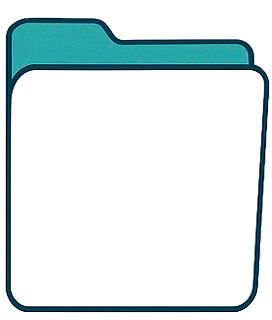
#> input picture src/UI/resource/class_frame.png, 272 x 320 px, given in place of ., which was not available
$ python -i image_utils.py   (imports and definitions only)
#> lines starting #> are read from the running program, lines starting #| are printed output that depends on the picture; pictures that were not available may be replaced by others from this repository, and a replacement may not be noted
### src/backend/config.py
# backend/config.py
import json
import logging
import os
import sys
from pathlib import Path

_IS_BUNDLED = getattr(sys, "frozen", False) and hasattr(sys, "_MEIPASS")

if _IS_BUNDLED:
    _RUNTIME_PROJECT_ROOT = Path(sys._MEIPASS)
else:
    _RUNTIME_PROJECT_ROOT = Path(__file__).resolve().parents[2]

SRC_ROOT = (
    _RUNTIME_PROJECT_ROOT / "src" if not _IS_BUNDLED else _RUNTIME_PROJECT_ROOT / "src"
)


def resource_path(relative_path_from_project_root: str) -> str:
    if _IS_BUNDLED:
        return str(_RUNTIME_PROJECT_ROOT / relative_path_from_project_root)
    else:
        return str(_RUNTIME_PROJECT_ROOT / relative_path_from_project_root)


logging.basicConfig(
    level=logging.INFO, format="%(asctime)s - %(levelname)s - %(message)s"
)

# UI Configs
WINDOW_WIDTH = 1250
WINDOW_HEIGHT = 900
LIGHT_THEME_QSS_PATH = Path(
    resource_path(os.path.join("src", "UI", "resource", "light", "demo.qss"))
)
DARK_THEME_QSS_PATH = Path(
    resource_path(os.path.join("src", "UI", "resource", "dark", "demo.qss"))
)
FOLDER_CLOSE_ICON_PATH = ":/qfluentwidgets/images/folder_list_dialog/Close_{c}.png"
FOLDER_ADD_ICON_PATH = ":/qfluentwidgets/images/folder_list_dialog/Add_{c}.png"
APP_ICON_PATH = Path(resource_path(os.path.join("src", "UI", "resource", "icon.png")))
CLASS_FRAME_PATH = Path(
    resource_path(os.path.join("src", "UI", "resource", "class_frame.png"))
)


# Card Dimensions (These remain unchanged)
GALLERY_CARD_WIDTH = 128
GALLERY_CARD_HEIGHT = 136
GALLERY_CARD_IMAGE_HEIGHT = 78

CLASS_CARD_WIDTH = 128
CLASS_CARD_HEIGHT = 136

CLUSTERS_CARD_WIDTH = 180
CLUSTERS_CARD_HEIGHT = 198
CLUSTERS_CARD_IMAGE_HEIGHT = 145

ANALYSIS_CARD_WIDTH = 440
ANALYSIS_CARD_HEIGHT = 340
ANALYSIS_CARD_IMAGE_HEIGHT = 302

# Analysis View Configs (These remain unchanged)
DEFAULT_HISTOGRAM_BIN_COUNT = 10
HISTOGRAM_BIN_COUNT_RANGE = (5, 5000)

# Chart Fonts (These remain unchanged)
CHART_TITLE_FONT = dict(family="Arial", size=20, weight="bold")
CHART_AXIS_TITLE_FONT = dict(family="Arial", size=18, weight="bold")
CHART_DEFAULT_FONT = dict(family="Arial", size=14)

# Backend Configs
# Default Models
DEFAULT_MODELS_DICT = {
    "DINOv2": {
        "path": resource_path(
            os.path.join("src", "backend", "resources", "dinov2_weights.pth")
        ),
        "dimension": 384,
        "type": "pytorch",
        "architecture": "dinov2_vits14",
    },
    "MobileNetV3": {
        "path": resource_path(
            os.path.join("src", "backend", "resources", "mobilenetv3_small.pt")
        ),
        "dimension": 576,
        "type": "pytorch",
        "architecture": "mobilenetv3s",
    },
    # Add other ONNX default models here if they are bundled, e.g.:
    # "MobileNetV2_Segmentation_ONNX": {
    #     "path": resource_path(os.path.join("src", "backend", "resources", "mobilenetv2_segmentation.onnx")),
    #     "dimension": 0, # Or appropriate output if it's a feature extractor
    #     "type": "onnx",
    #     "architecture": "mobilenetv2_seg" # Example
    # },
}

CLUSTERING_N_ITER = 300
CLUSTERING_N_REDO = 10
CLUSTERING_DEFAULT_N_CLUSTERS = 10
# [7 lines of commented-out code are left out]
IMAGES_PER_PREVIEW = 25
COLLAGE_RES_SCALE = 0.3
SAMPLE_RES_SCALE = 0.5

DEFAULT_SETTINGS = {
    "theme": "light",
    "selected_model": "DINOv2",  # Renamed from 'model'
    "provider": "CPUExecutionProvider",
    "thumbnail_quality": 75,
    "images_per_collage": IMAGES_PER_PREVIEW,
    "collage_res_scale": COLLAGE_RES_SCALE,
    "custom_models": [],  # New field for custom models
}

if _IS_BUNDLED:
    _USER_DATA_ROOT = Path(sys.executable).parent
    SETTINGS_FILE = _USER_DATA_ROOT / "settings.json"
    SESSIONS_INDEX_FILE = _USER_DATA_ROOT / "sessions_index.json"
else:
    # Development paths
    SETTINGS_FILE = _RUNTIME_PROJECT_ROOT.parent / "settings.json"
    SESSIONS_INDEX_FILE = _RUNTIME_PROJECT_ROOT.parent / "sessions_index.json"


# [72 lines left out: functions load_settings, save_settings, get_available_models, not called in this run]

### src/backend/utils/image_utils.py
import logging
import math
from concurrent.futures import ThreadPoolExecutor
from typing import List, Optional

import cv2
import numpy as np
import tifffile
from PIL import Image, ImageColor, ImageEnhance, ImageOps

from backend.config import CLASS_FRAME_PATH, SAMPLE_RES_SCALE

# [3 lines not run here, left out]


def _resize_longest_edge(img: np.ndarray, target: int) -> np.ndarray:
    """Scale *img* so that its longest side equals *target* (antialiased)."""
    h, w = img.shape[:2]
    scale = target / max(h, w)
    if scale == 1.0:
        return img
    new_w, new_h = int(round(w * scale)), int(round(h * scale))
    return cv2.resize(img, (new_w, new_h), interpolation=cv2.INTER_AREA)


def _pad_poisson(img: np.ndarray, target: int) -> np.ndarray:
    """Return a *square* ``target×target`` image that contains *img* centred and
    blended into a background whose colour matches the border of *img*.

    *Idea*: identical to the stand‑alone ``pad_poisson`` function the user
    provided, but self‑contained (no external *TARGET* constant)."""
    img_r = _resize_longest_edge(img, target)
    h, w = img_r.shape[:2]

    #  background colour: median of outermost pixels -
    border = np.concatenate(
        [
            img_r[0, :, :],
            img_r[-1, :, :],  # top & bottom rows
            img_r[:, 0, :],
            img_r[:, -1, :],  # left & right cols
        ],
        axis=0,
    )
    bg_colour = np.median(border, axis=0).astype(np.uint8)

    background = np.full((target, target, 3), bg_colour, dtype=np.uint8)

    #  Poisson‑blend into the centre
    center = (target // 2, target // 2)
    mask = 255 * np.ones(img_r.shape[:2], dtype=np.uint8)
    blended = cv2.seamlessClone(img_r, background, mask, center, cv2.NORMAL_CLONE)
    return blended


def merge_images_collage(image_paths, margin=5, scale=1.0):
    """
    Merges images into a square-shaped collage efficiently using multithreading.

    Args:
        image_paths (list): A list of image file paths.
        margin (int, optional): Margin between images in pixels. Defaults to 5.
        scale (float, optional): Scale factor for resizing images. Defaults to 1.0.

    Returns:
        Image.Image: The merged collage image, or None if no valid images are found.
    """

    def load_and_scale_image(img_path):
        """Loads and scales an image, handling potential errors and TIFFs."""
#> called with img_path = '.'
        try:
            pil_img = None
            if img_path.lower().endswith((".tif", ".tiff")):
                img_data_tiff = tifffile.imread(img_path)

                if (
                    img_data_tiff.ndim > 2
                    and img_data_tiff.shape[0] > 1
                    and img_data_tiff.ndim == 3
                ):
                    if img_data_tiff.shape[0] <= 4:  # (C,H,W)
                        img_data_tiff = np.moveaxis(img_data_tiff, 0, -1)  # (H,W,C)
                    else:  # Stack of 2D
                        img_data_tiff = img_data_tiff[0]
                elif (
                    img_data_tiff.ndim > 3 and img_data_tiff.shape[0] > 1
                ):  # (pages,H,W,C)
                    img_data_tiff = img_data_tiff[0]

                if img_data_tiff.dtype != np.uint8:
                    if np.issubdtype(img_data_tiff.dtype, np.floating):
                        min_val, max_val = np.min(img_data_tiff), np.max(img_data_tiff)
                        if max_val > min_val:
                            img_data_tiff = (
                                (img_data_tiff - min_val) / (max_val - min_val)
                            ) * 255
                        else:
                            img_data_tiff = (
                                np.zeros_like(img_data_tiff)
                                if min_val == 0
                                else np.full_like(img_data_tiff, 128)
                            )
                    elif img_data_tiff.max() > 255:
                        img_data_tiff = img_data_tiff / (img_data_tiff.max() / 255.0)
                    img_data_tiff = img_data_tiff.astype(np.uint8)

                if img_data_tiff.ndim == 2:  # Grayscale
                    pil_img = Image.fromarray(img_data_tiff, mode="L").convert("RGB")
                elif img_data_tiff.ndim == 3:
                    if img_data_tiff.shape[-1] == 1:  # (H,W,1) Grayscale
                        pil_img = Image.fromarray(
                            img_data_tiff.squeeze(axis=-1), mode="L"
                        ).convert("RGB")
                    elif img_data_tiff.shape[-1] == 3:  # RGB
                        pil_img = Image.fromarray(img_data_tiff, mode="RGB")
                    elif img_data_tiff.shape[-1] == 4:  # RGBA
                        pil_img = Image.fromarray(img_data_tiff, mode="RGBA").convert(
                            "RGB"
                        )
                    else:
                        logging.error(
                            f"Unsupported TIFF channel count for collage: {img_data_tiff.shape[-1]} in {img_path}"
                        )
                        return None
                else:
                    logging.error(
                        f"Unsupported TIFF dimensions for collage: {img_data_tiff.ndim} in {img_path}"
                    )
                    return None
            else:  # Non-TIFF
                pil_img = Image.open(img_path).convert(
                    "RGB"
                )  # Ensure RGB for consistency
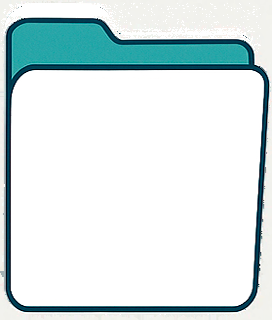
#> pil_img: PIL image 272x320 RGB; mean R, G, B 215.3, 228.9, 229.9

            if pil_img is None:
                return None

            if scale != 1.0:
                pil_img = pil_img.resize(
                    (int(pil_img.width * scale), int(pil_img.height * scale)),
                    Image.LANCZOS,
                )
            return pil_img
        except Exception as e:
            logging.error(
                f"Error loading image {img_path} for collage: {e}", exc_info=True
            )
            return None

    # -
    with ThreadPoolExecutor() as pool:
        images = list(pool.map(load_and_scale_image, image_paths))

    images = [im for im in images if im is not None]
    if not images:
        logging.error("No valid images for collage.")
        return None

    max_side = max(max(im.width, im.height) for im in images)

    padded: List[Image.Image] = []
    for im in images:
        arr = cv2.cvtColor(np.array(im), cv2.COLOR_RGB2BGR)  # cv2 expects BGR
        padded_arr = _pad_poisson(arr, max_side)
        padded_im = Image.fromarray(cv2.cvtColor(padded_arr, cv2.COLOR_BGR2RGBA))
        padded.append(padded_im)
#> this loop made 9 passes
#> pass 1, in _pad_poisson, `background = np.full((target, target, 3), bg_colour, dtype=np.uint8)`:
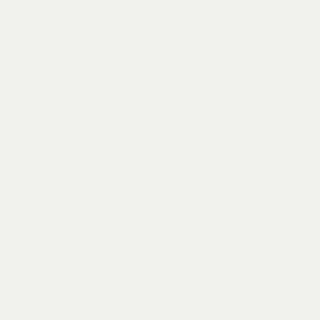
#> background: shape (320, 320, 3); mean of channels 0, 1, 2 237, 242, 241; drawn as B, G, R
#> pass 1, in _pad_poisson, `blended = cv2.seamlessClone(img_r, background, mask, center, cv2.NORMA..`:
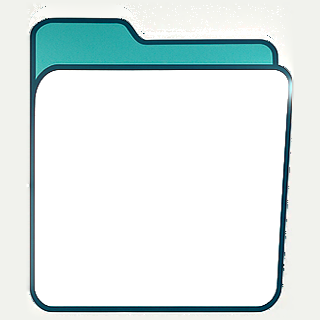
#> blended: shape (320, 320, 3); mean B, G, R 232.6, 233.2, 222
#> after the loop, padded = 9 items

    num = len(padded)
#> num = 9
    grid = math.ceil(math.sqrt(num))
#> grid = 3

    collage_w = (max_side + margin) * grid - margin
#> collage_w = 970
    collage_h = (max_side + margin) * grid - margin
#> collage_h = 970

    collage = Image.new("RGBA", (collage_w, collage_h), (255, 255, 255, 0))

    for idx, im in enumerate(padded):
        x_off = (idx % grid) * (max_side + margin)
        y_off = (idx // grid) * (max_side + margin)
        collage.paste(im, (x_off, y_off), im)
#> this loop made 9 passes
#> (x_off, y_off) on passes 1 to 9: (0, 0), (325, 0), (650, 0), (0, 325), (325, 325), (650, 325), (0, 650), (325, 650), (650, 650)
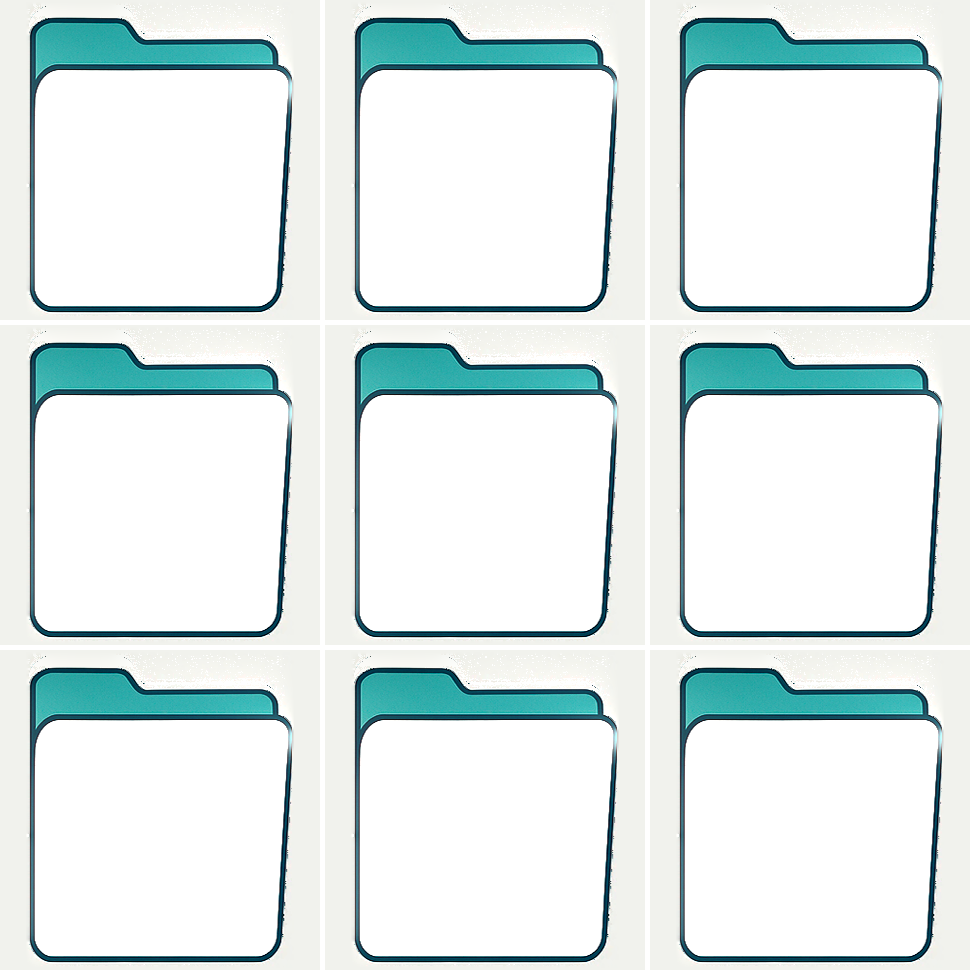
#> collage: PIL image 970x970 RGBA; mean R, G, B, A 222.6, 233.6, 233, 249.8; transparent parts drawn white

    return collage


# [332 lines left out: functions get_dominant_hue_pil, tint_image, composite_images, enhance_mask_visualization, combine_image_and_mask, not called in this run]

>>> result = merge_images_collage('../../UI/resource/class_frame.png')
